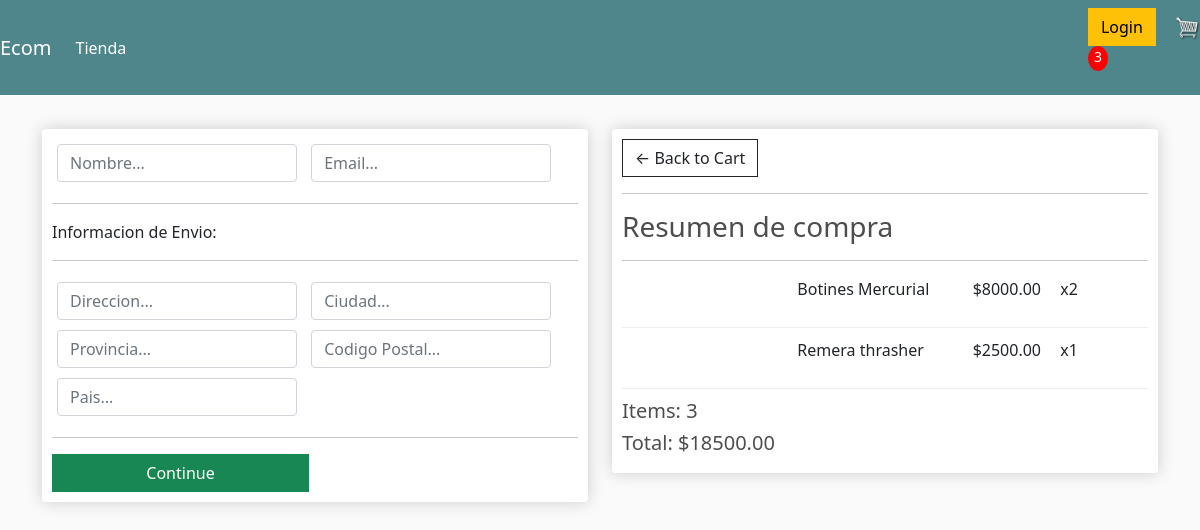
Screenshot of /checkout/ (signed in) with the database file from the repository.
### tienda/models.py (models this page shows, shortened)
class OrderItem(models.Model):
    product = models.ForeignKey(Product, on_delete=models.SET_NULL, null=True, blank=True )
    order = models.ForeignKey(Order, on_delete=models.SET_NULL, null=True, blank=True)
    quantity = models.IntegerField(default = 0, null=True, blank=True)
    date_added = models.DateTimeField(auto_now_add=True)
    @property
    def get_total(self):
        total = self.product.price * self.quantity
        return total

class Product(models.Model):
    name = models.CharField(max_length=200, null=True)
    price = models.FloatField()
    digital = models.BooleanField(default=False, null=True, blank = False)
    images = models.ImageField(null=True, blank=True)
    @property
    def imageURL(self):
        try:
            url = self.image.url
        except:
            url = ''
        return url

class Order(models.Model):
    customer = models.ForeignKey(Customer, on_delete=models.SET_NULL , null=True, blank=True)
    date_orderd = models.DateTimeField(auto_now_add=True)
    complete = models.BooleanField(default=False)
    transaction_id = models.CharField(max_length=100, null = True)
    @property
    def get_cart_total(self):
        orderitems = self.orderitem_set.all()
        total = sum([item.get_total for item in orderitems])
        return total
    @property
    def get_cart_items(self):
        orderitems = self.orderitem_set.all()
        total = sum([item.quantity for item in orderitems])
        return total

### tienda/views.py (the view)
# urls.py: path('checkout/', views.checkout, name="checkout"),
def checkout(request):
    if request.user.is_authenticated: #Si el usuario esta logeado
        customer = request.user.customer
        order, created = Order.objects.get_or_create(customer=customer, complete=False) #Obtiene un objeto si existe y sino lo crea
        items = order.orderitem_set.all()
        cartItems = order.get_cart_items
    else: #Si el usuario no esta logeado
        items = []
        order = {'get_cart_total':0,'get_cart_items':0, 'shipping':False}
        cartItems = order['get_cart_items']
    context = {'items':items, 'order':order, 'cartItems':cartItems}
    return render(request, 'tienda/checkout.html', context)

### tienda/templates/tienda/checkout.html (shortened to what this page needs)
{% extends 'tienda/index.html' %}
{% load static %}
{% block content %}
<div class="row">
	<div class="col-lg-6">
		<div class="box-element" id="form-wrapper">
            <form action="" id="form">
                <div id="user-info">
                    <div class="form-field">
                        <input type="text" required class="form-control" name="name" placeholder="Nombre...">
                    </div>
                    <div class="form-field">
                        <input type="text" required class="form-control" name="email" placeholder="Email...">
                    </div>
                </div>
                <div id="shipping-info">
                    <hr>
                    <p>Informacion de Envio:</p>
                    <hr>
                    <div class="form-field">
                        <input type="text" required class="form-control" name="adress" placeholder="Direccion...">
                    </div>
                    <div class="form-field">
                        <input type="text" required class="form-control" name="city" placeholder="Ciudad...">
                    </div>
                    <div class="form-field">
                        <input type="text" required class="form-control" name="state" placeholder="Provincia...">
                    </div>
                    <div class="form-field">
                        <input type="text" required class="form-control" name="zipcode" placeholder="Codigo Postal...">
                    </div>
                    <div class="form-field">
                        <input type="text" required class="form-control" name="country" placeholder="Pais...">
                    </div>
                </div>
                <hr>
                <input type="text" id="form-button" class="btn btn-success btn-block" type="submit" value="Continue">
            </form>
        </div>
        <br>
	</div>
	<div class="col-lg-6">
        <div class="box-element">
            <a  class="btn btn-outline-dark" href="{% url 'carrito' %}">&#x2190; Back to Cart</a>
            <hr>
            <h3>Resumen de compra</h3>
            <hr>
            {% for item in items %}
            <div class="cart-row">
                <div style="flex:2"><img class="row-image" src="{{item.product.imageURL}}"></div>
                <div style="flex:2"><p>{{item.product.name}}</p></div>
                <div style="flex:1"><p>${{item.product.price|floatformat:2}}</p></div>
                <div style="flex:1"><p>x{{item.quantity}}</p></div>
            </div>
            {% endfor %}
            <h5>Items:   {{order.get_cart_items}}</h5>
            <h5>Total:   ${{order.get_cart_total|floatformat:2}}</h5>
        </div>
	</div>
</div>
{% endblock %}

### static/css/styles.css (style rules this page uses)
body { background-color: hsl(0, 0%, 98%); }
h1,h2,h3,h4,h5,h6 { color:hsl(0, 0%, 30%); }
.box-element { box-shadow:hsl(0, 0%, 80%) 0 0 16px; background-color: #fff; border-radius: 4px; padding: 10px; }
.col-lg-4, .col-lg-6, .col-lg-8, .col-lg-12 { margin-top: 10px; }
.btn { border-radius: 0; }
.form-field { width:250px; display: inline-block; padding: 5px; }
.cart-row { display: flex; align-items: flex-stretch; padding-bottom: 10px; margin-bottom: 10px; border-bottom: 1px solid #ececec; }

### rows the page displays
OrderItem: product.name "Botines Mercurial", product.price "8000.00", quantity "2"
OrderItem: product.name "Remera thrasher", product.price "2500.00", quantity "1"
Order: get_cart_items "3", get_cart_total "18500.00"

### other values shown
{{ cartItems }} "3"
